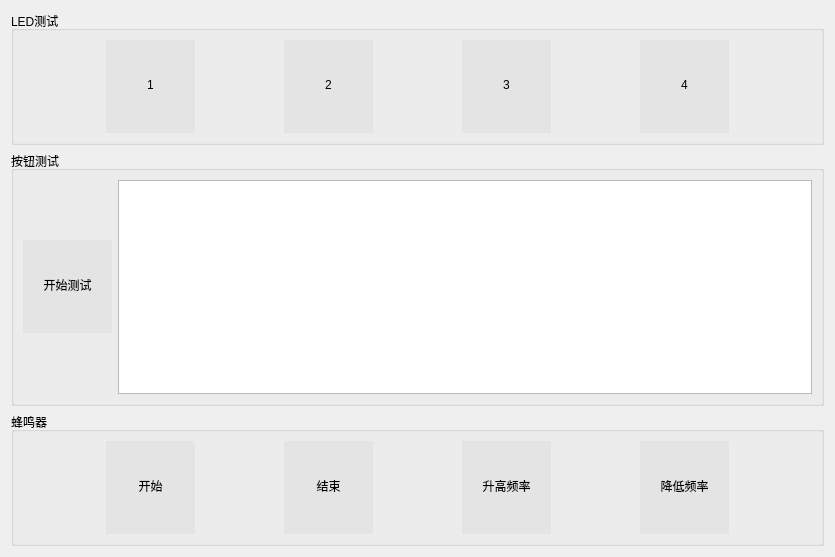
<?xml version="1.0" encoding="UTF-8"?>
<ui version="4.0">
 <class>TestWindow</class>
 <widget class="QWidget" name="TestWindow">
  <property name="geometry">
   <rect>
    <x>0</x>
    <y>0</y>
    <width>835</width>
    <height>557</height>
   </rect>
  </property>
  <property name="windowTitle">
   <string>Form</string>
  </property>
  <layout class="QGridLayout" name="gridLayout">
   <item row="1" column="0">
    <widget class="QGroupBox" name="groupBox_2">
     <property name="title">
      <string>按钮测试</string>
     </property>
     <layout class="QGridLayout" name="gridLayout_4">
      <item row="0" column="0">
       <widget class="QToolButton" name="toolButton">
        <property name="styleSheet">
         <string notr="true">/* 默认 */
QToolButton{   
	border-top: 3px outset transparent;
	border-bottom: 7px outset transparent;
	border-right: 3px outset transparent;
	border-left: 3px outset transparent;
    min-width: 80px;
    min-height: 80px;
	background-color: rgb(228, 228, 228);
}

/* 鼠标悬停 */
QToolButton:hover{
	background-color: rgb(205, 205, 205);
}

/* 点击和按下 */
QToolButton:pressed,QToolButton:checked{
	border-left: 3px outset rgb(93, 95, 97);
	background-color: rgb(246, 246, 246);	
}

QPushButton:default {
    border-color: navy; /* make the default button prominent */
}

</string>
        </property>
        <property name="text">
         <string>开始测试</string>
        </property>
       </widget>
      </item>
      <item row="0" column="1">
       <widget class="QTextBrowser" name="textBrowser"/>
      </item>
     </layout>
    </widget>
   </item>
   <item row="2" column="0">
    <widget class="QGroupBox" name="groupBox_3">
     <property name="title">
      <string>蜂鸣器</string>
     </property>
     <layout class="QGridLayout" name="gridLayout_3">
      <item row="0" column="0">
       <widget class="QToolButton" name="btnBegin">
        <property name="styleSheet">
         <string notr="true">/* 默认 */
QToolButton{   
	border-top: 3px outset transparent;
	border-bottom: 7px outset transparent;
	border-right: 3px outset transparent;
	border-left: 3px outset transparent;
    min-width: 80px;
    min-height: 80px;
	background-color: rgb(228, 228, 228);
}

/* 鼠标悬停 */
QToolButton:hover{
	background-color: rgb(205, 205, 205);
}

/* 点击和按下 */
QToolButton:pressed,QToolButton:checked{
	border-left: 3px outset rgb(93, 95, 97);
	background-color: rgb(246, 246, 246);	
}

QPushButton:default {
    border-color: navy; /* make the default button prominent */
}

</string>
        </property>
        <property name="text">
         <string>开始</string>
        </property>
       </widget>
      </item>
      <item row="0" column="1">
       <widget class="QToolButton" name="btnEnd">
        <property name="styleSheet">
         <string notr="true">/* 默认 */
QToolButton{   
	border-top: 3px outset transparent;
	border-bottom: 7px outset transparent;
	border-right: 3px outset transparent;
	border-left: 3px outset transparent;
    min-width: 80px;
    min-height: 80px;
	background-color: rgb(228, 228, 228);
}

/* 鼠标悬停 */
QToolButton:hover{
	background-color: rgb(205, 205, 205);
}

/* 点击和按下 */
QToolButton:pressed,QToolButton:checked{
	border-left: 3px outset rgb(93, 95, 97);
	background-color: rgb(246, 246, 246);	
}

QPushButton:default {
    border-color: navy; /* make the default button prominent */
}

</string>
        </property>
        <property name="text">
         <string>结束</string>
        </property>
       </widget>
      </item>
      <item row="0" column="2">
       <widget class="QToolButton" name="btnAdd">
        <property name="styleSheet">
         <string notr="true">/* 默认 */
QToolButton{   
	border-top: 3px outset transparent;
	border-bottom: 7px outset transparent;
	border-right: 3px outset transparent;
	border-left: 3px outset transparent;
    min-width: 80px;
    min-height: 80px;
	background-color: rgb(228, 228, 228);
}

/* 鼠标悬停 */
QToolButton:hover{
	background-color: rgb(205, 205, 205);
}

/* 点击和按下 */
QToolButton:pressed,QToolButton:checked{
	border-left: 3px outset rgb(93, 95, 97);
	background-color: rgb(246, 246, 246);	
}

QPushButton:default {
    border-color: navy; /* make the default button prominent */
}

</string>
        </property>
        <property name="text">
         <string>升高频率</string>
        </property>
       </widget>
      </item>
      <item row="0" column="3">
       <widget class="QToolButton" name="btnDet">
        <property name="styleSheet">
         <string notr="true">/* 默认 */
QToolButton{   
	border-top: 3px outset transparent;
	border-bottom: 7px outset transparent;
	border-right: 3px outset transparent;
	border-left: 3px outset transparent;
    min-width: 80px;
    min-height: 80px;
	background-color: rgb(228, 228, 228);
}

/* 鼠标悬停 */
QToolButton:hover{
	background-color: rgb(205, 205, 205);
}

/* 点击和按下 */
QToolButton:pressed,QToolButton:checked{
	border-left: 3px outset rgb(93, 95, 97);
	background-color: rgb(246, 246, 246);	
}

QPushButton:default {
    border-color: navy; /* make the default button prominent */
}

</string>
        </property>
        <property name="text">
         <string>降低频率</string>
        </property>
       </widget>
      </item>
     </layout>
    </widget>
   </item>
   <item row="0" column="0">
    <widget class="QGroupBox" name="groupBox">
     <property name="title">
      <string>LED测试</string>
     </property>
     <layout class="QGridLayout" name="gridLayout_2">
      <item row="0" column="0">
       <widget class="QToolButton" name="btnLed0">
        <property name="styleSheet">
         <string notr="true">/* 默认 */
QToolButton{   
	border-top: 3px outset transparent;
	border-bottom: 7px outset transparent;
	border-right: 3px outset transparent;
	border-left: 3px outset transparent;
    min-width: 80px;
    min-height: 80px;
	background-color: rgb(228, 228, 228);
}

/* 鼠标悬停 */
QToolButton:hover{
	background-color: rgb(205, 205, 205);
}

/* 点击和按下 */
QToolButton:pressed,QToolButton:checked{
	border-left: 3px outset rgb(93, 95, 97);
	background-color: rgb(246, 246, 246);	
}

QPushButton:default {
    border-color: navy; /* make the default button prominent */
}

</string>
        </property>
        <property name="text">
         <string>1</string>
        </property>
       </widget>
      </item>
      <item row="0" column="1">
       <widget class="QToolButton" name="btnLed1">
        <property name="styleSheet">
         <string notr="true">/* 默认 */
QToolButton{   
	border-top: 3px outset transparent;
	border-bottom: 7px outset transparent;
	border-right: 3px outset transparent;
	border-left: 3px outset transparent;
    min-width: 80px;
    min-height: 80px;
	background-color: rgb(228, 228, 228);
}

/* 鼠标悬停 */
QToolButton:hover{
	background-color: rgb(205, 205, 205);
}

/* 点击和按下 */
QToolButton:pressed,QToolButton:checked{
	border-left: 3px outset rgb(93, 95, 97);
	background-color: rgb(246, 246, 246);	
}

QPushButton:default {
    border-color: navy; /* make the default button prominent */
}

</string>
        </property>
        <property name="text">
         <string>2</string>
        </property>
       </widget>
      </item>
      <item row="0" column="2">
       <widget class="QToolButton" name="btnLed2">
        <property name="styleSheet">
         <string notr="true">/* 默认 */
QToolButton{   
	border-top: 3px outset transparent;
	border-bottom: 7px outset transparent;
	border-right: 3px outset transparent;
	border-left: 3px outset transparent;
    min-width: 80px;
    min-height: 80px;
	background-color: rgb(228, 228, 228);
}

/* 鼠标悬停 */
QToolButton:hover{
	background-color: rgb(205, 205, 205);
}

/* 点击和按下 */
QToolButton:pressed,QToolButton:checked{
	border-left: 3px outset rgb(93, 95, 97);
	background-color: rgb(246, 246, 246);	
}

QPushButton:default {
    border-color: navy; /* make the default button prominent */
}

</string>
        </property>
        <property name="text">
         <string>3</string>
        </property>
       </widget>
      </item>
      <item row="0" column="3">
       <widget class="QToolButton" name="btnLed3">
        <property name="styleSheet">
         <string notr="true">/* 默认 */
QToolButton{   
	border-top: 3px outset transparent;
	border-bottom: 7px outset transparent;
	border-right: 3px outset transparent;
	border-left: 3px outset transparent;
    min-width: 80px;
    min-height: 80px;
	background-color: rgb(228, 228, 228);
}

/* 鼠标悬停 */
QToolButton:hover{
	background-color: rgb(205, 205, 205);
}

/* 点击和按下 */
QToolButton:pressed,QToolButton:checked{
	border-left: 3px outset rgb(93, 95, 97);
	background-color: rgb(246, 246, 246);	
}

QPushButton:default {
    border-color: navy; /* make the default button prominent */
}

</string>
        </property>
        <property name="text">
         <string>4</string>
        </property>
       </widget>
      </item>
     </layout>
    </widget>
   </item>
  </layout>
 </widget>
 <resources/>
 <connections/>
</ui>
